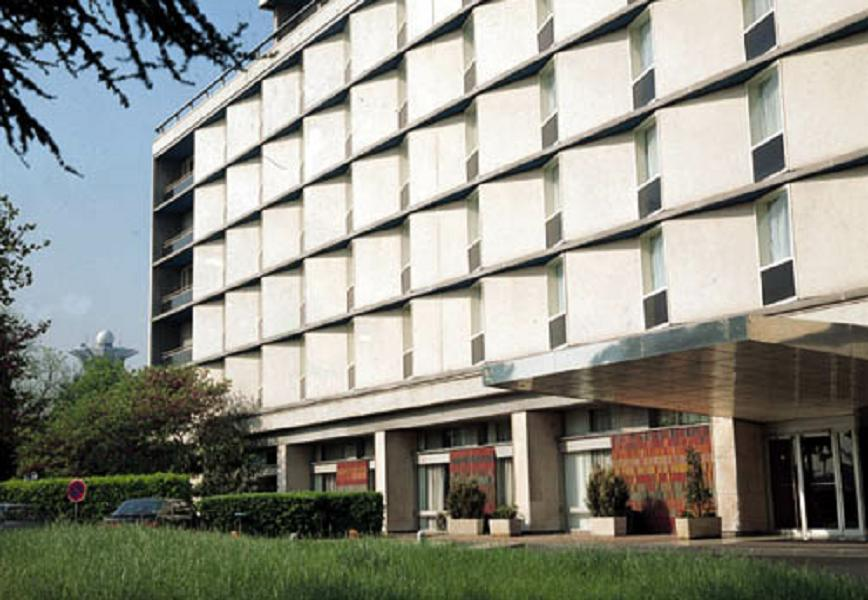
//> input picture hough_line_transform/building.jpg, 868 x 600 px
$ ./main   (built with g++ and OpenCV 4)
//> lines starting //> are read from the running program, lines starting //| are printed output that depends on the picture; after the words box and inside, x2 and y2 are one past the last pixel; in counts of white or black regions, pixels touching at a corner belong together
#include<opencv2/opencv.hpp>
#include<iostream>

using namespace std;
using namespace cv;

Mat src, src_gray;
Mat my_harris_dst, my_harris_copy, mc;
Mat my_shi_tomasi_dst, my_shi_tomasi_copy;

int my_shi_tomasi_quality_level = 50;
int my_harris_quality_level = 50;
int max_quality_level = 100;

double my_harris_min_value, my_harris_max_value;
double my_shi_tomasi_min_value, my_shi_tomasi_max_value;

RNG rng(12345);

const char* my_harris_window_name = "Harris corner detector";
const char* my_shi_tomasi_window_name = "Shi Tomasi corner detector";

void myShiTomasiFunction(int, void*);
void myHarrisFunction(int, void*);

int main(int argc, char**argv){
    src = imread("../../data/building.jpg");
//> src is the input picture: 600 rows x 868 cols, CV_8UC3; mean B, G, R 133.7, 143.6, 142.9
    if(src.empty()){
        cout << "CANNOT OPEN IMAEG\n";
        return -1;
    }

    cvtColor(src, src_gray, COLOR_BGR2GRAY);
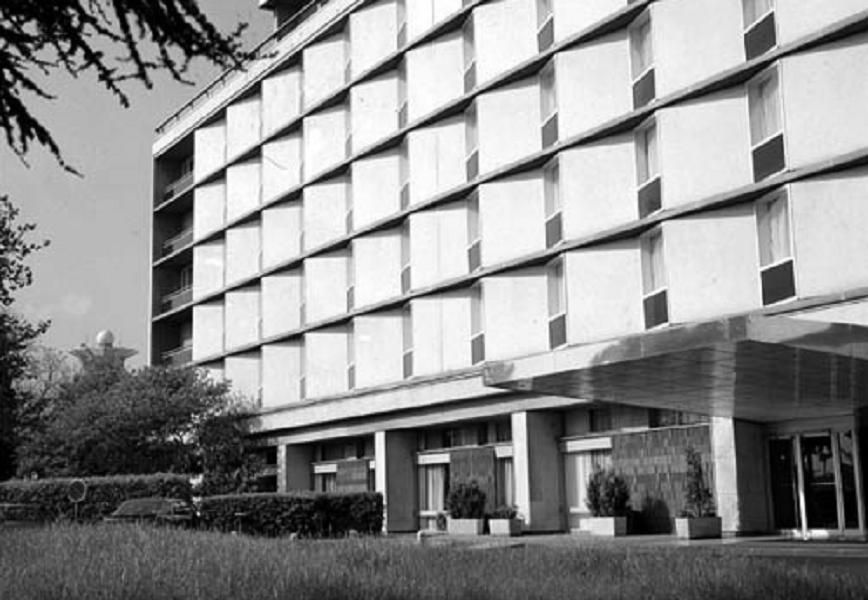
//> src_gray: 600 rows x 868 cols, CV_8UC1; min 0, max 255, mean 142.3

    int block_size = 3, aperture_size = 3;

    cornerEigenValsAndVecs(src_gray, my_harris_dst, block_size, aperture_size);

    mc = Mat(src_gray.size(), CV_32FC1);
    for(int i=0; i<mc.rows; i++){
        for(int j=0; j<mc.cols; j++){
            float lambda_1 = my_harris_dst.at<Vec6f>(i, j)[0];
            float lambda_2 = my_harris_dst.at<Vec6f>(i, j)[1];
            mc.at<float>(i, j) = lambda_1 * lambda_2 - 0.04f*((lambda_1 + lambda_2) * (lambda_1 + lambda_2));
        }
    }
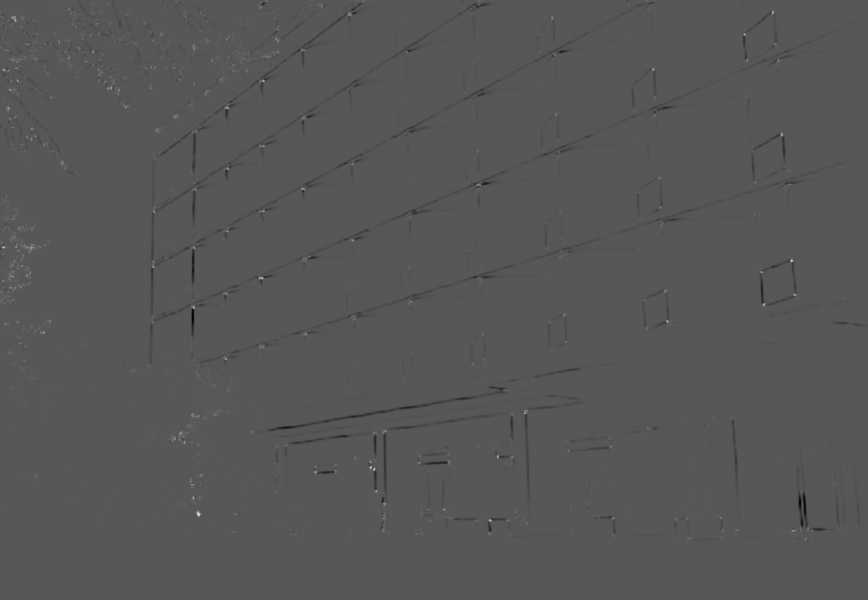
//> mc: 600 rows x 868 cols, CV_32FC1; min -0.00518, max 0.01, mean -2.1e-05; drawn with min black and max white

    minMaxLoc(mc, &my_harris_min_value, &my_harris_max_value);
//> my_harris_min_value = -0.00518; my_harris_max_value = 0.01

    namedWindow(my_harris_window_name);
    createTrackbar("Quality Level", my_harris_window_name, &my_harris_quality_level, max_quality_level, myHarrisFunction);
    myHarrisFunction(0, 0);
//> after the loop in myHarrisFunction, `for(int i=0; i<src_gray.rows; i++)`:
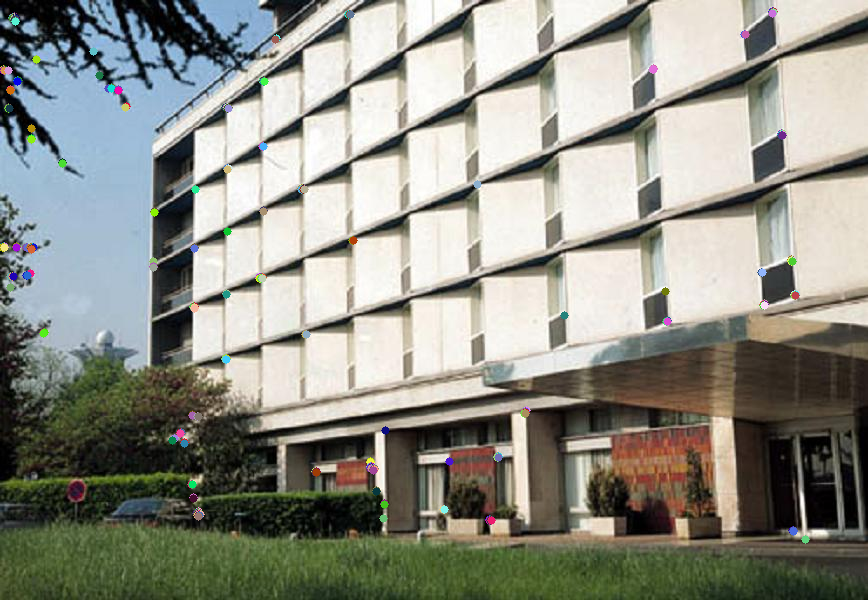
//> my_harris_copy: 600 rows x 868 cols, CV_8UC3; 0.93% of pixels changed, all inside (x1, y1, x2, y2) = (0, 7, 810, 544)

    cornerMinEigenVal(src_gray, my_shi_tomasi_dst, block_size, aperture_size);
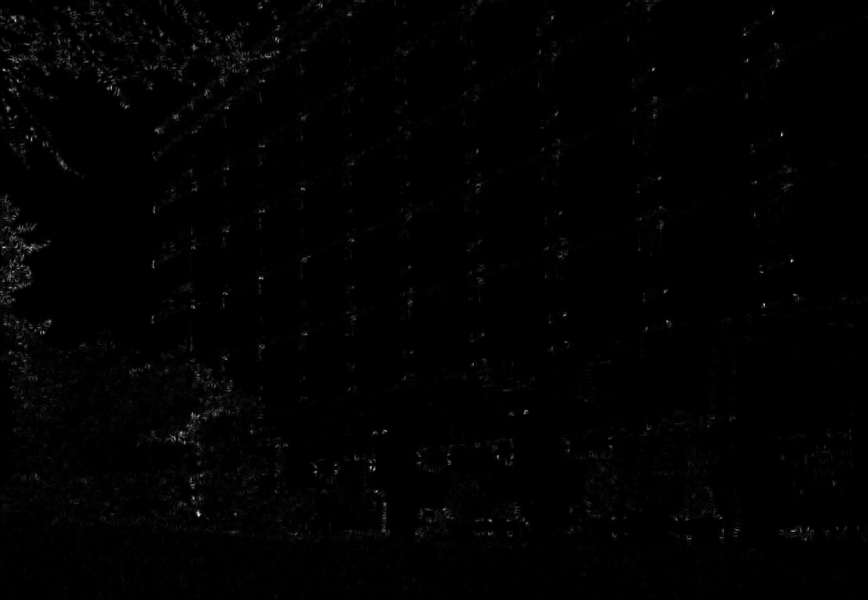
//> my_shi_tomasi_dst: 600 rows x 868 cols, CV_32FC1; min -1.82e-12, max 0.085, mean 0.000681; drawn with min black and max white

    minMaxLoc(my_shi_tomasi_dst, &my_shi_tomasi_min_value, &my_shi_tomasi_max_value);
//> my_shi_tomasi_min_value = -1.82e-12; my_shi_tomasi_max_value = 0.085

    namedWindow(my_shi_tomasi_window_name);
    createTrackbar("Quality Level", my_shi_tomasi_window_name, &my_shi_tomasi_quality_level, max_quality_level, myShiTomasiFunction);
    myShiTomasiFunction(0, 0);

    waitKey();
    return 0;
}

void myShiTomasiFunction(int, void*){
    my_shi_tomasi_copy = src.clone();
    my_shi_tomasi_quality_level = MAX(my_shi_tomasi_quality_level, 1);

    for(int i=0; i<src_gray.rows; i++){
        for(int j=0; j<src_gray.cols; j++){
            if(mc.at<float>(i, j) > my_shi_tomasi_min_value + (my_shi_tomasi_max_value - my_shi_tomasi_min_value) * my_shi_tomasi_quality_level/max_quality_level){
                circle(my_shi_tomasi_copy, Point(j, i), 4, Scalar(rng.uniform(0, 256),rng.uniform(0, 256),rng.uniform(0, 256)), FILLED);
            }
        }
    }

    imshow(my_shi_tomasi_window_name, my_shi_tomasi_copy);
}

void myHarrisFunction(int, void*){
    my_harris_copy = src.clone();
    my_harris_quality_level= MAX(my_harris_quality_level, 1);
    for(int i=0; i<src_gray.rows; i++){
        for(int j=0; j<src_gray.cols; j++){
            if( mc.at<float>(i,j) > my_harris_min_value + (my_harris_max_value - my_harris_min_value) * my_harris_quality_level/max_quality_level){
                circle(my_harris_copy, Point(j, i), 4, Scalar(rng.uniform(0, 256),rng.uniform(0, 256),rng.uniform(0, 256)), FILLED);
            }
        }
    }
    imshow(my_harris_window_name, my_harris_copy);
}
